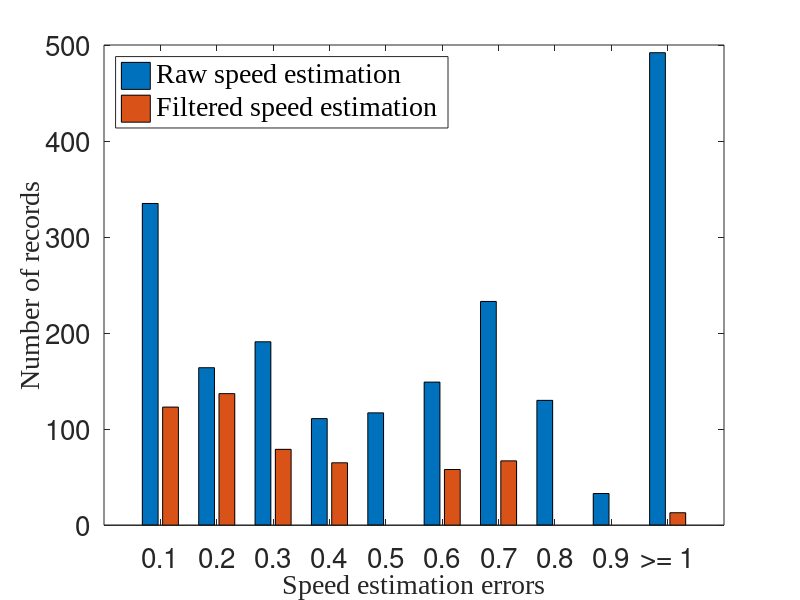

Write MATLAB code to recreate this figure.
figure(1);
title('Speed Estimation Accuracy')

legend_string = {'Raw speed estimation' ...
    'Filtered speed estimation'};

label_string = {'0.1' ...
    '0.2' ...
    '0.3' ...
    '0.4' ...
    '0.5' ...       
    '0.6' ...
    '0.7' ...
    '0.8' ...
    '0.9' ...
    '>= 1'};

raw_speed_estimation_error = [335, 164, 191, 111, 117, 149, 233, 130, 33, 492]
% filtered_speed_estimation_error = [140, 137, 79, 65, 0, 58, 67, 0, 0, 25]
% filtered_speed_estimation_error = [140, 137, 79, 65, 3, 58, 67, 3, 3, 25]
filtered_speed_estimation_error = [123, 137, 79, 65, 0, 58, 67, 0, 0, 13]
speed_estimation_error = [raw_speed_estimation_error', filtered_speed_estimation_error']

bar(speed_estimation_error);
set(gca,'FontSize',20);
set(gca, 'XTickLabel', label_string);
set(gca,'XLim',[0 11])
ylabel_hand=ylabel('Number of records');
set(ylabel_hand,'Fontname', 'Times New Roman', 'Fontsize', 20);
xlabel_hand=xlabel('Speed estimation errors');
set(xlabel_hand,'Fontname', 'Times New Roman', 'Fontsize', 20);
legend_hand = legend(legend_string, 'Location', 'Northwest');
set(legend_hand,'Fontname', 'Times New Roman', 'Fontsize', 20);

